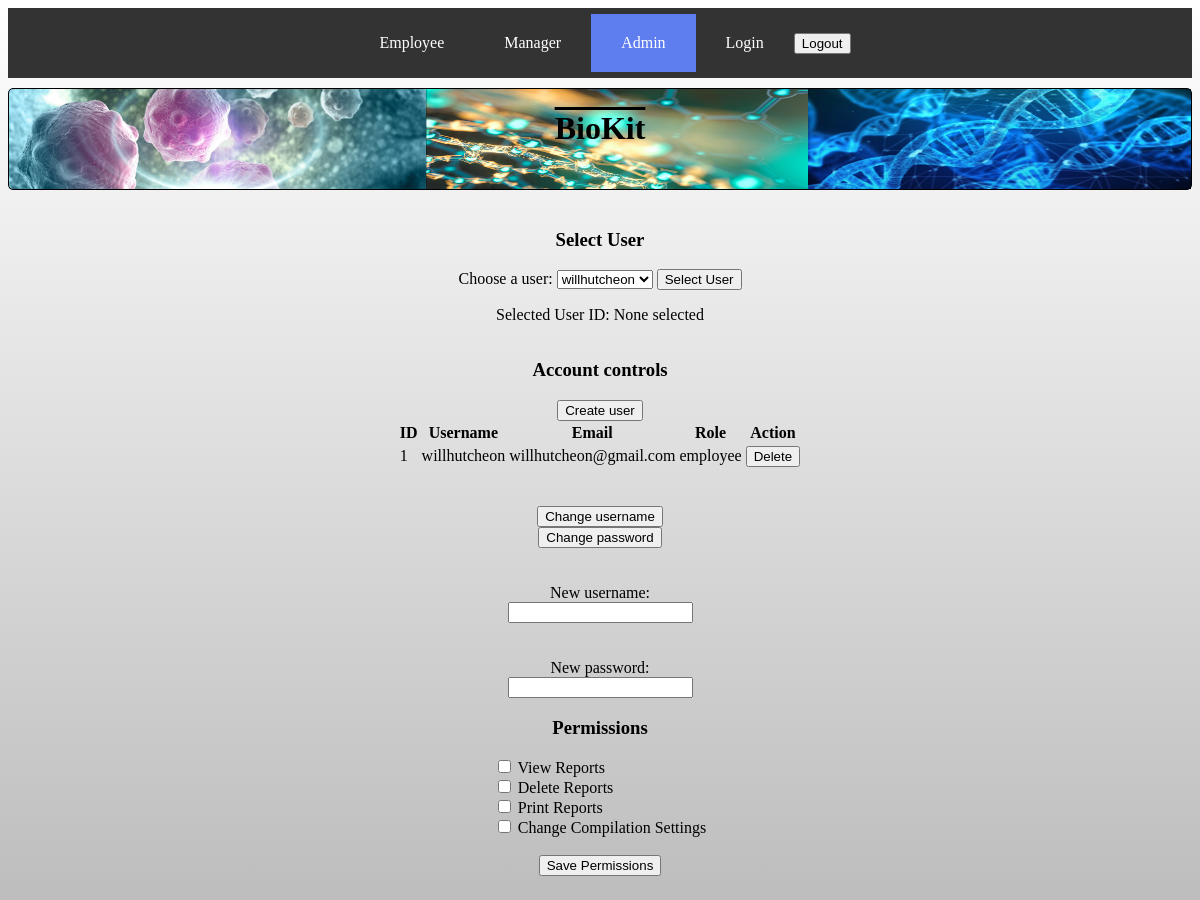
/admin.html/ (upper part), run on an earlier commit of the app's database.
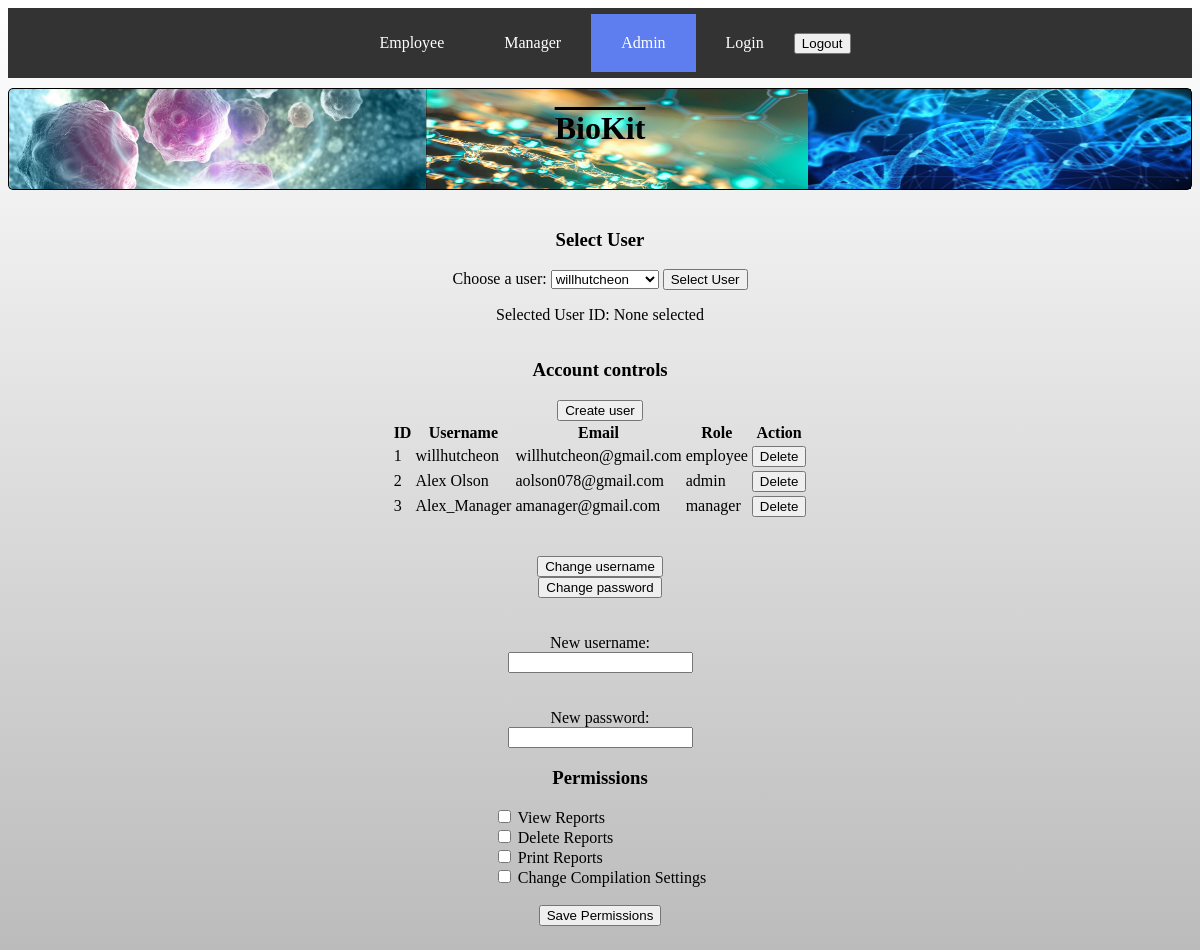
And on a later commit of the database.
### models.py (models this page shows, shortened)
class User(UserMixin, db.Model):
	__tablename__ = 'user'
	id = db.Column(db.Integer, primary_key=True)
	username = db.Column(db.String(100), unique=True, nullable=False)
	email = db.Column(db.String(120), unique=True, nullable=False)
	password = db.Column(db.String(300), nullable=False, unique=True)
	role = db.Column(db.String(40), nullable=True)
	view_reports = db.Column(db.Boolean, default=False)
	delete_reports = db.Column(db.Boolean, default=False)
	print_reports = db.Column(db.Boolean, default=False)
	change_reports = db.Column(db.Boolean, default=False)

### routes.py (the view)
@app.route('/admin.html/', methods=("GET", "POST"), strict_slashes=False)
def admin():
	users = User.query.all()
	return render_template('admin.html', title="Admin", users=users, active_page='admin')

### templates/admin.html (shortened to what this page needs)
{% extends "base.html" %}
{% block content %}
<section class="admin-page">
    <div class="employee-search">
        <h3>Select User</h3>
        <form id="select-user-form">
            <label for="user-dropdown">Choose a user:</label>
            <select id="user-dropdown" name="user">
                {% for user in users %}
                <option value="{{ user.id }}">{{ user.username }}</option>
                {% endfor %}
            </select>
            <button>Select User</button>
        </form>
    </div>
    <p>Selected User ID: <span class="user-id">None selected</span></p>
    <h3>Account controls</h3>
    <a href="/register">
        <button type="button" id="create-user-button">Create user</button>
    </a>
    <table>
        <thead>
            <tr>
                <th>ID</th>
                <th>Username</th>
                <th>Email</th>
                <th>Role</th>
                <th>Action</th>
            </tr>
        </thead>
        <tbody>
            {% for user in users %}
            <tr>
                <td>{{ user.id }}</td>
                <td>{{ user.username }}</td>
                <td>{{ user.email }}</td>
                <td>{{ user.role }}</td>
                <td>
                    <form action="/delete_user/{{ user.id }}" method="post">
                        <button class="btn btn-danger delete-btn" type="submit" data-userid="{{ user.id }}">Delete</button>
                    </form>
                </td>
            </tr>
            {% endfor %}
        </tbody>
    </table>
    <br><br>
    <button type="button" id="change-username-button" onclick="changeUsername()">Change username</button>
    <button type="button" id="change-password-button" onclick="changePassword()">Change password</button>
    <br><br>
    <label for="usernameInput">New username: </label>
    <input type="text" name="usernameInput" id="usernameInput">
    <br><br>
    <label for="passwordInput">New password: </label>
    <input type="text" name="passwordInput" id="passwordInput">
    <h3>Permissions</h3>
    <form action="/update_permissions" method="post">
        <label>
            <input type="checkbox" name="viewReports"> View Reports
        </label>
        <br>
        <label>
            <input type="checkbox" name="deleteReports"> Delete Reports
        </label>
        <br>
        <label>
            <input type="checkbox" name="printReports"> Print Reports
        </label>
        <br>
        <label>
            <input type="checkbox" name="changeSettings"> Change Compilation Settings
        </label>
        <br>
        <br>
        <div style="text-align:center">
            <button type="submit">Save Permissions</button>
        </div>
    </form>
</section>
{% endblock %}

### templates/base.html (shortened to what this page needs)
<!DOCTYPE html>
<html lang="en">
<head>
    <link rel="stylesheet" href="../static/styles/styles.css">
</head>
<body>
<header>
    <div class="navbar-container">
        <div class="navbar">
            <a href="/employee.html" {% if active_page== 'employee' %}class="active"{% endif %}>Employee</a>
            <a href="/manager.html" {% if active_page== 'manager' %}class="active"{% endif %}>Manager</a>
            <a href="/admin.html" {% if active_page== 'admin' %}class="active"{% endif %}>Admin</a>
            <p>
                {% if request.path != '/register/' %}
                {% if not session.get('logged_in') %}
                <a href="{{ url_for('login') }}" class="btn btn-secondary">Login</a>
                {% endif %}
                {% endif %}
            </p>
            <button type="button" onclick="logout()">Logout</button>
        </div>
    </div>
    <div class="flex-container">
        <img src="../static/images/cells0.jpg" alt="BioHeader0">
        <img src="../static/images/cell-and-molecular-biology.png" alt="BioHeader1">
        <img src="../static/images/dna0.jpg" alt="BioHeader2">
        <h1>BioKit</h1>
    </div>
</header>
<main>
    {% block content %}
    {% endblock %}
</main>
</body>
</html>

### static/styles/styles.css (style rules this page uses)
html { background: linear-gradient(to bottom, white, grey); }
.flex-container { display: flex; justify-content: center; border: 1px solid black; border-radius: 5px; margin-top: 10px; }
.flex-container img { width: 100%; height: 100px; z-index: -1; }
.flex-container h1 { position: absolute; text-decoration: overline; }
.navbar-container { background-color: #333333; width: 100%; }
.navbar { height: 60px; display: flex; justify-content: center; align-items: center; padding: 5px 0px; margin: 0 auto; }
.navbar a { color: #fff; text-decoration: none; padding: 20px 30px; }
.active { background-color: rgb(94, 125, 239); }
.admin-page { display: flex; justify-content: center; align-items: center; width: auto; height: auto; margin-top: 10px; flex-flow: column; }
.employee-search { display: flex; justify-content: center; align-items: center; width: auto; height: auto; margin-top: 10px; flex-flow: column; }

What changed in the data, as far as the page shows it:
added User: id "2", username "Alex Olson", email "aolson078@gmail.com", role "admin"
added User: id "3", username "Alex_Manager", email "amanager@gmail.com", role "manager"
